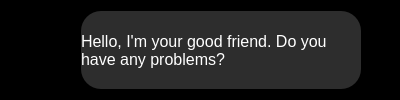
<?xml version="1.0" encoding="UTF-8"?>
<ui version="4.0">
 <class>Form</class>
 <widget class="QWidget" name="Form">
  <property name="geometry">
   <rect>
    <x>0</x>
    <y>0</y>
    <width>400</width>
    <height>100</height>
   </rect>
  </property>
  <property name="windowTitle">
   <string>Form</string>
  </property>
  <property name="styleSheet">
   <string notr="true">*{
	background-color:rgb(0,0,0);
}</string>
  </property>
  <property name="locale">
   <locale language="English" country="Australia"/>
  </property>
  <widget class="QFrame" name="frame">
   <property name="geometry">
    <rect>
     <x>0</x>
     <y>0</y>
     <width>400</width>
     <height>100</height>
    </rect>
   </property>
   <property name="maximumSize">
    <size>
     <width>16777215</width>
     <height>100</height>
    </size>
   </property>
   <property name="styleSheet">
    <string notr="true">frame{
	border:none
}</string>
   </property>
   <property name="frameShape">
    <enum>QFrame::StyledPanel</enum>
   </property>
   <property name="frameShadow">
    <enum>QFrame::Raised</enum>
   </property>
   <layout class="QHBoxLayout" name="horizontalLayout">
    <property name="spacing">
     <number>0</number>
    </property>
    <property name="leftMargin">
     <number>0</number>
    </property>
    <property name="topMargin">
     <number>0</number>
    </property>
    <property name="rightMargin">
     <number>0</number>
    </property>
    <property name="bottomMargin">
     <number>0</number>
    </property>
    <item>
     <spacer name="horizontalSpacer">
      <property name="orientation">
       <enum>Qt::Horizontal</enum>
      </property>
      <property name="sizeType">
       <enum>QSizePolicy::Fixed</enum>
      </property>
      <property name="sizeHint" stdset="0">
       <size>
        <width>20</width>
        <height>20</height>
       </size>
      </property>
     </spacer>
    </item>
    <item>
     <widget class="QFrame" name="icon_area">
      <property name="maximumSize">
       <size>
        <width>50</width>
        <height>80</height>
       </size>
      </property>
      <property name="frameShape">
       <enum>QFrame::StyledPanel</enum>
      </property>
      <property name="frameShadow">
       <enum>QFrame::Raised</enum>
      </property>
      <layout class="QVBoxLayout" name="verticalLayout">
       <property name="spacing">
        <number>0</number>
       </property>
       <property name="leftMargin">
        <number>0</number>
       </property>
       <property name="topMargin">
        <number>0</number>
       </property>
       <property name="rightMargin">
        <number>0</number>
       </property>
       <property name="bottomMargin">
        <number>0</number>
       </property>
       <item>
        <spacer name="verticalSpacer">
         <property name="orientation">
          <enum>Qt::Vertical</enum>
         </property>
         <property name="sizeHint" stdset="0">
          <size>
           <width>20</width>
           <height>25</height>
          </size>
         </property>
        </spacer>
       </item>
       <item>
        <widget class="QLabel" name="icon">
         <property name="minimumSize">
          <size>
           <width>50</width>
           <height>50</height>
          </size>
         </property>
         <property name="maximumSize">
          <size>
           <width>50</width>
           <height>50</height>
          </size>
         </property>
         <property name="font">
          <font>
           <pointsize>20</pointsize>
          </font>
         </property>
         <property name="styleSheet">
          <string notr="true"/>
         </property>
         <property name="text">
          <string/>
         </property>
         <property name="pixmap">
          <pixmap resource="resources/resources.qrc">:/AI/300ppi/gpt.png</pixmap>
         </property>
         <property name="scaledContents">
          <bool>true</bool>
         </property>
        </widget>
       </item>
       <item>
        <spacer name="verticalSpacer_2">
         <property name="orientation">
          <enum>Qt::Vertical</enum>
         </property>
         <property name="sizeHint" stdset="0">
          <size>
           <width>20</width>
           <height>25</height>
          </size>
         </property>
        </spacer>
       </item>
      </layout>
     </widget>
    </item>
    <item>
     <widget class="QFrame" name="message_frame">
      <property name="minimumSize">
       <size>
        <width>300</width>
        <height>0</height>
       </size>
      </property>
      <property name="maximumSize">
       <size>
        <width>300</width>
        <height>200</height>
       </size>
      </property>
      <property name="frameShape">
       <enum>QFrame::StyledPanel</enum>
      </property>
      <property name="frameShadow">
       <enum>QFrame::Raised</enum>
      </property>
      <layout class="QVBoxLayout" name="verticalLayout_2">
       <item>
        <widget class="QLabel" name="message">
         <property name="minimumSize">
          <size>
           <width>150</width>
           <height>50</height>
          </size>
         </property>
         <property name="maximumSize">
          <size>
           <width>300</width>
           <height>200</height>
          </size>
         </property>
         <property name="palette">
          <palette>
           <active>
            <colorrole role="WindowText">
             <brush brushstyle="SolidPattern">
              <color alpha="255">
               <red>255</red>
               <green>255</green>
               <blue>255</blue>
              </color>
             </brush>
            </colorrole>
            <colorrole role="Button">
             <brush brushstyle="SolidPattern">
              <color alpha="255">
               <red>45</red>
               <green>45</green>
               <blue>45</blue>
              </color>
             </brush>
            </colorrole>
            <colorrole role="Base">
             <brush brushstyle="SolidPattern">
              <color alpha="255">
               <red>45</red>
               <green>45</green>
               <blue>45</blue>
              </color>
             </brush>
            </colorrole>
            <colorrole role="Window">
             <brush brushstyle="SolidPattern">
              <color alpha="255">
               <red>45</red>
               <green>45</green>
               <blue>45</blue>
              </color>
             </brush>
            </colorrole>
           </active>
           <inactive>
            <colorrole role="WindowText">
             <brush brushstyle="SolidPattern">
              <color alpha="255">
               <red>255</red>
               <green>255</green>
               <blue>255</blue>
              </color>
             </brush>
            </colorrole>
            <colorrole role="Button">
             <brush brushstyle="SolidPattern">
              <color alpha="255">
               <red>45</red>
               <green>45</green>
               <blue>45</blue>
              </color>
             </brush>
            </colorrole>
            <colorrole role="Base">
             <brush brushstyle="SolidPattern">
              <color alpha="255">
               <red>45</red>
               <green>45</green>
               <blue>45</blue>
              </color>
             </brush>
            </colorrole>
            <colorrole role="Window">
             <brush brushstyle="SolidPattern">
              <color alpha="255">
               <red>45</red>
               <green>45</green>
               <blue>45</blue>
              </color>
             </brush>
            </colorrole>
           </inactive>
           <disabled>
            <colorrole role="WindowText">
             <brush brushstyle="SolidPattern">
              <color alpha="255">
               <red>120</red>
               <green>120</green>
               <blue>120</blue>
              </color>
             </brush>
            </colorrole>
            <colorrole role="Button">
             <brush brushstyle="SolidPattern">
              <color alpha="255">
               <red>45</red>
               <green>45</green>
               <blue>45</blue>
              </color>
             </brush>
            </colorrole>
            <colorrole role="Base">
             <brush brushstyle="SolidPattern">
              <color alpha="255">
               <red>45</red>
               <green>45</green>
               <blue>45</blue>
              </color>
             </brush>
            </colorrole>
            <colorrole role="Window">
             <brush brushstyle="SolidPattern">
              <color alpha="255">
               <red>45</red>
               <green>45</green>
               <blue>45</blue>
              </color>
             </brush>
            </colorrole>
           </disabled>
          </palette>
         </property>
         <property name="font">
          <font>
           <family>Segoe UI</family>
           <pointsize>12</pointsize>
          </font>
         </property>
         <property name="styleSheet">
          <string notr="true">QLabel {
    background-color: rgb(45,45,45);
	border-radius:20px
}</string>
         </property>
         <property name="text">
          <string>Hello, I'm your good friend. Do you have any problems?</string>
         </property>
         <property name="scaledContents">
          <bool>false</bool>
         </property>
         <property name="alignment">
          <set>Qt::AlignLeading|Qt::AlignLeft|Qt::AlignVCenter</set>
         </property>
         <property name="wordWrap">
          <bool>true</bool>
         </property>
         <property name="margin">
          <number>10</number>
         </property>
        </widget>
       </item>
      </layout>
     </widget>
    </item>
    <item>
     <spacer name="horizontalSpacer_2">
      <property name="palette">
       <palette>
        <active>
         <colorrole role="WindowText">
          <brush brushstyle="SolidPattern">
           <color alpha="255">
            <red>255</red>
            <green>255</green>
            <blue>255</blue>
           </color>
          </brush>
         </colorrole>
         <colorrole role="Button">
          <brush brushstyle="SolidPattern">
           <color alpha="255">
            <red>0</red>
            <green>0</green>
            <blue>0</blue>
           </color>
          </brush>
         </colorrole>
         <colorrole role="Base">
          <brush brushstyle="SolidPattern">
           <color alpha="255">
            <red>0</red>
            <green>0</green>
            <blue>0</blue>
           </color>
          </brush>
         </colorrole>
         <colorrole role="Window">
          <brush brushstyle="SolidPattern">
           <color alpha="255">
            <red>0</red>
            <green>0</green>
            <blue>0</blue>
           </color>
          </brush>
         </colorrole>
        </active>
        <inactive>
         <colorrole role="WindowText">
          <brush brushstyle="SolidPattern">
           <color alpha="255">
            <red>255</red>
            <green>255</green>
            <blue>255</blue>
           </color>
          </brush>
         </colorrole>
         <colorrole role="Button">
          <brush brushstyle="SolidPattern">
           <color alpha="255">
            <red>0</red>
            <green>0</green>
            <blue>0</blue>
           </color>
          </brush>
         </colorrole>
         <colorrole role="Base">
          <brush brushstyle="SolidPattern">
           <color alpha="255">
            <red>0</red>
            <green>0</green>
            <blue>0</blue>
           </color>
          </brush>
         </colorrole>
         <colorrole role="Window">
          <brush brushstyle="SolidPattern">
           <color alpha="255">
            <red>0</red>
            <green>0</green>
            <blue>0</blue>
           </color>
          </brush>
         </colorrole>
        </inactive>
        <disabled>
         <colorrole role="WindowText">
          <brush brushstyle="SolidPattern">
           <color alpha="255">
            <red>120</red>
            <green>120</green>
            <blue>120</blue>
           </color>
          </brush>
         </colorrole>
         <colorrole role="Button">
          <brush brushstyle="SolidPattern">
           <color alpha="255">
            <red>0</red>
            <green>0</green>
            <blue>0</blue>
           </color>
          </brush>
         </colorrole>
         <colorrole role="Base">
          <brush brushstyle="SolidPattern">
           <color alpha="255">
            <red>0</red>
            <green>0</green>
            <blue>0</blue>
           </color>
          </brush>
         </colorrole>
         <colorrole role="Window">
          <brush brushstyle="SolidPattern">
           <color alpha="255">
            <red>0</red>
            <green>0</green>
            <blue>0</blue>
           </color>
          </brush>
         </colorrole>
        </disabled>
       </palette>
      </property>
      <property name="orientation">
       <enum>Qt::Horizontal</enum>
      </property>
      <property name="sizeHint" stdset="0">
       <size>
        <width>40</width>
        <height>20</height>
       </size>
      </property>
     </spacer>
    </item>
   </layout>
  </widget>
 </widget>
 <resources>
  <include location="resources/resources.qrc"/>
 </resources>
 <connections/>
</ui>
